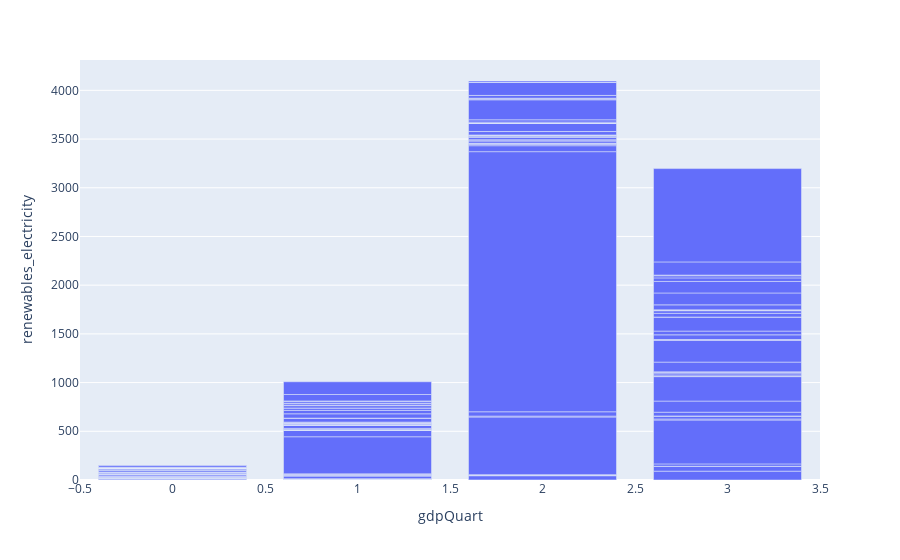

Notebook code for this chart:
### Code cell
fig = px.bar(filteredDF2, x='gdpQuart', y='renewables_electricity')
fig.show()

### Figure 1 — Plotly figure (JSON) as saved in the notebook; plotly's stock layout.template omitted (floating-point values rounded to 4 significant figures; data arrays with more than 128 entries replaced by an {"elided": "..."} marker saying what was removed)
{"data": [{"alignmentgroup": "True", "hovertemplate": "gdpQuart=%{x}<br>renewables_electricity=%{y}<extra></extra>", "legendgroup": "", "marker": {"color": "#636efa", "pattern": {"shape": ""}}, "name": "", "offsetgroup": "", "orientation": "v", "showlegend": false, "textposition": "auto", "type": "bar", "x": {"elided": "165 int values"}, "xaxis": "x", "y": {"elided": "165 float values"}, "yaxis": "y"}], "layout": {"barmode": "relative", "legend": {"tracegroupgap": 0}, "margin": {"t": 60}, "xaxis": {"anchor": "y", "domain": [0, 1], "title": {"text": "gdpQuart"}}, "yaxis": {"anchor": "x", "domain": [0, 1], "title": {"text": "renewables_electricity"}}}}
